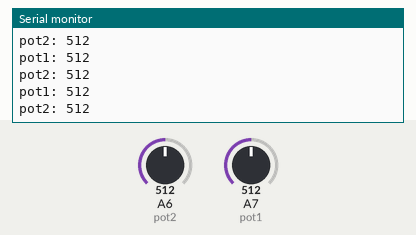
This sketch was run on a simulated Arduino Nano, built with avr-gcc and run on an emulated ATmega328P. Shown: the last lines printed to the serial monitor. Inputs (shaded band) come from the test bench; at power-on: A6 (pot2) = 512, A7 (pot1) = 512.

Above: at 1.4 s.
1.5 s: A6 (pot2) set to 716
At 2.3 s:
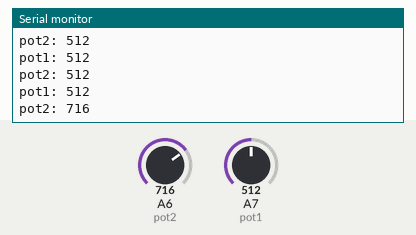
3.0 s: A7 (pot1) set to 716
At 3.5 s:
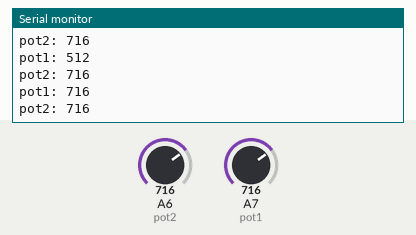
4.5 s: A6 (pot2) set to 900
At 5.2 s:
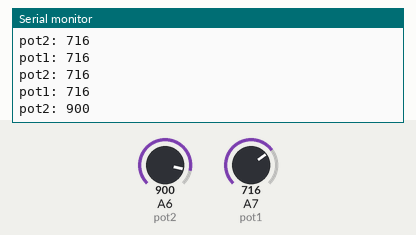
6.0 s: A7 (pot1) set to 900
At 6.5 s:
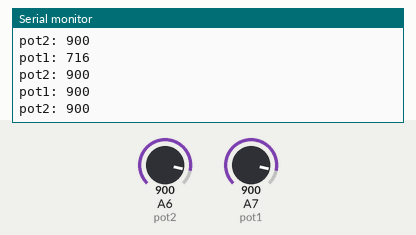
Timing chart, 0 to 8.5 s (numbered marks = the images above; inputs shaded):
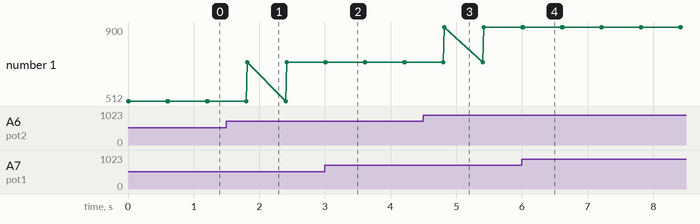

The sketch:

testDvouKroutaku.ino
```cpp
#define pot1 A7
#define pot2 A6

void setup() {
  // put your setup code here, to run once:
  Serial.begin(9600);
}

void loop() {
  int pot1Value = analogRead(pot1);
  int pot2Value = analogRead(pot2);

  Serial.println((String)"pot1: " + pot1Value);
  Serial.println((String)"pot2: " + pot2Value);
  delay(600);
}
```

Measured:
- after the input at 1.5 s, the serial monitor: prints a new line after 0.31 s (image 1)
- after the input at 3.0 s, the serial monitor: prints a new line at once (image 2)
- after the input at 4.5 s, the serial monitor: prints a new line after 0.32 s (image 3)
- after the input at 6.0 s, the serial monitor: prints a new line at once (image 4)
- plotted number 1: 512 → 716 after the input at 1.5 s, 716 → 900 after the input at 4.5 s
